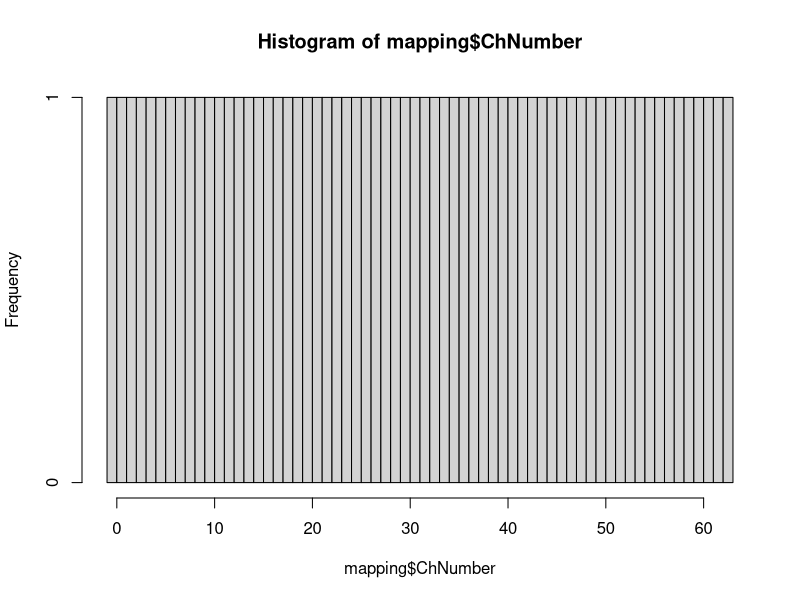
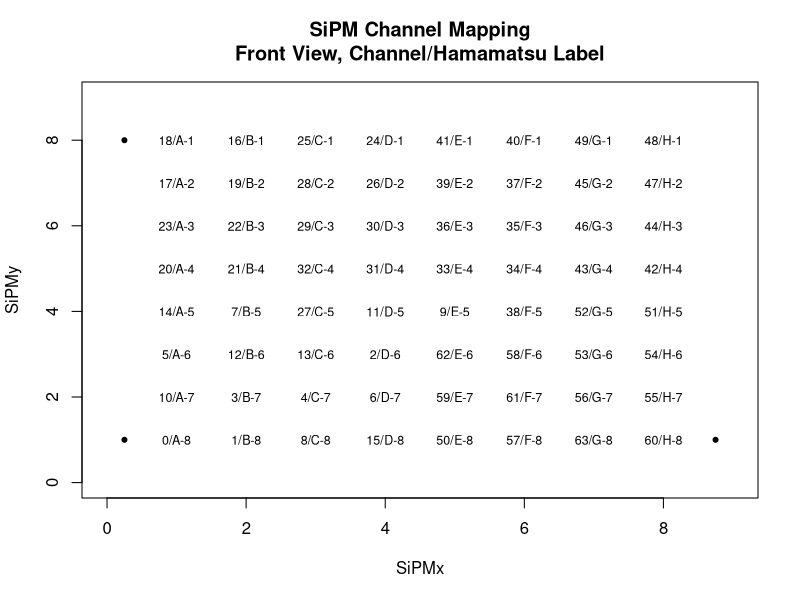

Generate these figures, in order, with R:
# distance in cm
# time in ps

speed.of.light <- 3.00e8 * 100 / 1e12 # in cm/ps

delta.z <- 13.6 # in cm from x layer on top to x layer on bottom.  Same for y.
channel.spacing <- 33 / 2 / 10 # in cm

cluster.gap <- 15000 # minimum gap between clusters in ps = 15 ns

min.hits.per.cluster <- 4 # >=

mapping <- scan( "Mapping.csv", skip = 1, sep = ",", what = list( bts.label = "", con1 = 0, or = 0, con2 = 0, samtec = 0, J2 = 0, ChNumber = 0, SiPMx = 0, SiPMy = 0 ) )
sort( mapping$ChNumber )
hist( mapping$ChNumber, breaks = seq( 65 ) - 2 )
plot( mapping$SiPMx, mapping$SiPMy, type = "n", xlim = c( 0, 9 ), ylim = c( 0, 9 ), main = "SiPM Channel Mapping\nFront View, Channel/Hamamatsu Label", xlab = "SiPMx", ylab = "SiPMy" )
text( mapping$SiPMx, mapping$SiPMy, paste0( mapping$ChNumber, "/", mapping$bts.label ), cex = 0.75 )
points( 0.25, 8, pch = 20 )
points( 0.25, 1, pch = 20 )
points( 8.75, 1, pch = 20 )

# Tells you which bar belongs to which channel
# bar.map[ch, layer]
bar.map <- matrix( -1e6, nrow = 64, ncol = 4 )

# Reduced channels go from 0 to 63
# Array indices go from 1 to 64

# Layer #1, X Top, Use after 12/27/2025
bar.map[ 0+1,1] <- 8
bar.map[10+1,1] <- 7
bar.map[ 5+1,1] <- 6
bar.map[14+1,1] <- 5
bar.map[20+1,1] <- 4
bar.map[23+1,1] <- 3
bar.map[17+1,1] <- 2
bar.map[18+1,1] <- 1

# Layer #2, Y Top
bar.map[48+1,2] <- 8
bar.map[47+1,2] <- 7
bar.map[44+1,2] <- 6
bar.map[42+1,2] <- 5
bar.map[51+1,2] <- 4
bar.map[54+1,2] <- 3
bar.map[55+1,2] <- 2
bar.map[60+1,2] <- 1

# Layer #3, X Bottom
bar.map[ 0+1,3] <- 8
bar.map[10+1,3] <- 7
bar.map[ 5+1,3] <- 6
bar.map[14+1,3] <- 5
bar.map[20+1,3] <- 4
bar.map[23+1,3] <- 3
bar.map[17+1,3] <- 2
bar.map[18+1,3] <- 1

# Layer #4, Y Bottom
bar.map[60+1,4] <- 1
bar.map[55+1,4] <- 2
bar.map[54+1,4] <- 3
bar.map[51+1,4] <- 4
bar.map[42+1,4] <- 5
bar.map[44+1,4] <- 6
bar.map[47+1,4] <- 7
bar.map[48+1,4] <- 8
